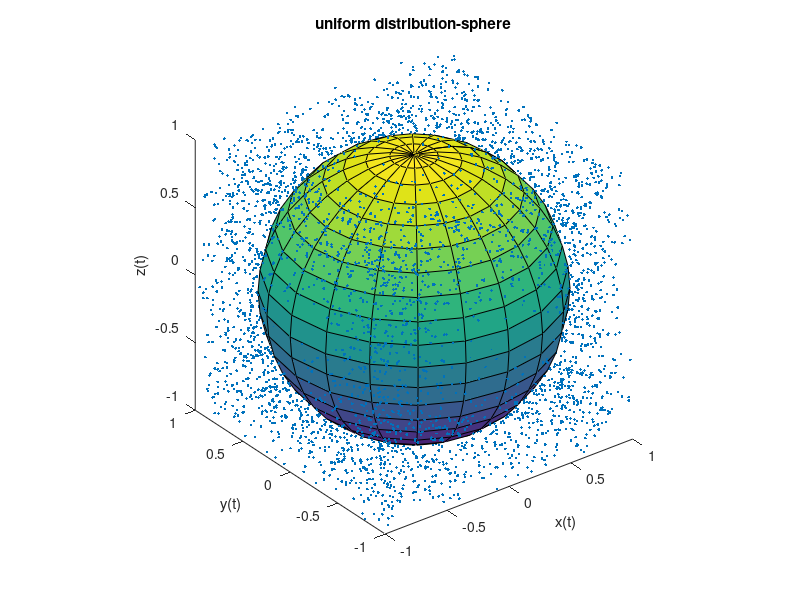

The MATLAB script that drew this image:
%% Monte Carlo υπολογισμός του π
% Charitopoulou Despoina 4405

clear;
clc;
clf;
tic
% για n=100 -> 2 δεκαδικά
% για n=1000 -> 3 δεκαδικά
% για n=10000 έως 10^8 -> 4 δεκαδικά 
% για n πάνω από 10^8 ο υπολογιστής δεν αποκρίνεται
n=10000; 
c=0;
a = -1; % lower limit
b = 1; % upper limit
x=a+(b-a).*rand(1,n); % uniform distribution
y=a+(b-a).*rand(1,n);
z=a+(b-a).*rand(1,n);

plot3(x,y,z,'.','DisplayName','n=10000')
axis equal
xlabel('x(t)')
ylabel('y(t)')
zlabel('z(t)')
hold on 
sphere
axis equal
title('uniform distribution-sphere')

for i=1:n
    if x(1,i)^2+y(1,i)^2+z(1,i)^2<=1
        c(i)=1;
    else
        c(i)=0;
    end

end
m1=sum(c)/n;% μέση τιμή του αριθμού των ανυσμάτων που βρίσκονται μέσα στη σφαίρα 
m2=mean(c);

p=6*m2 % πρόβλεψη του π
fprintf('Η πρόβλεψη του π είναι π = %g\n',p)

err=6*((std(c))/(sqrt(n))); % σφάλμα πρόβλεψης
fprintf('Το σφάλμα του π είναι error = %g\n',err)

fprintf('Η ακριβής τιμή του π αναμένεται να βρίσκεται στη περιοχή π = [%.5f,%.5f] \n',p-err,p+err)
fprintf('Η ακριβής τιμή του π είναι π=%g \n',pi)

toc

